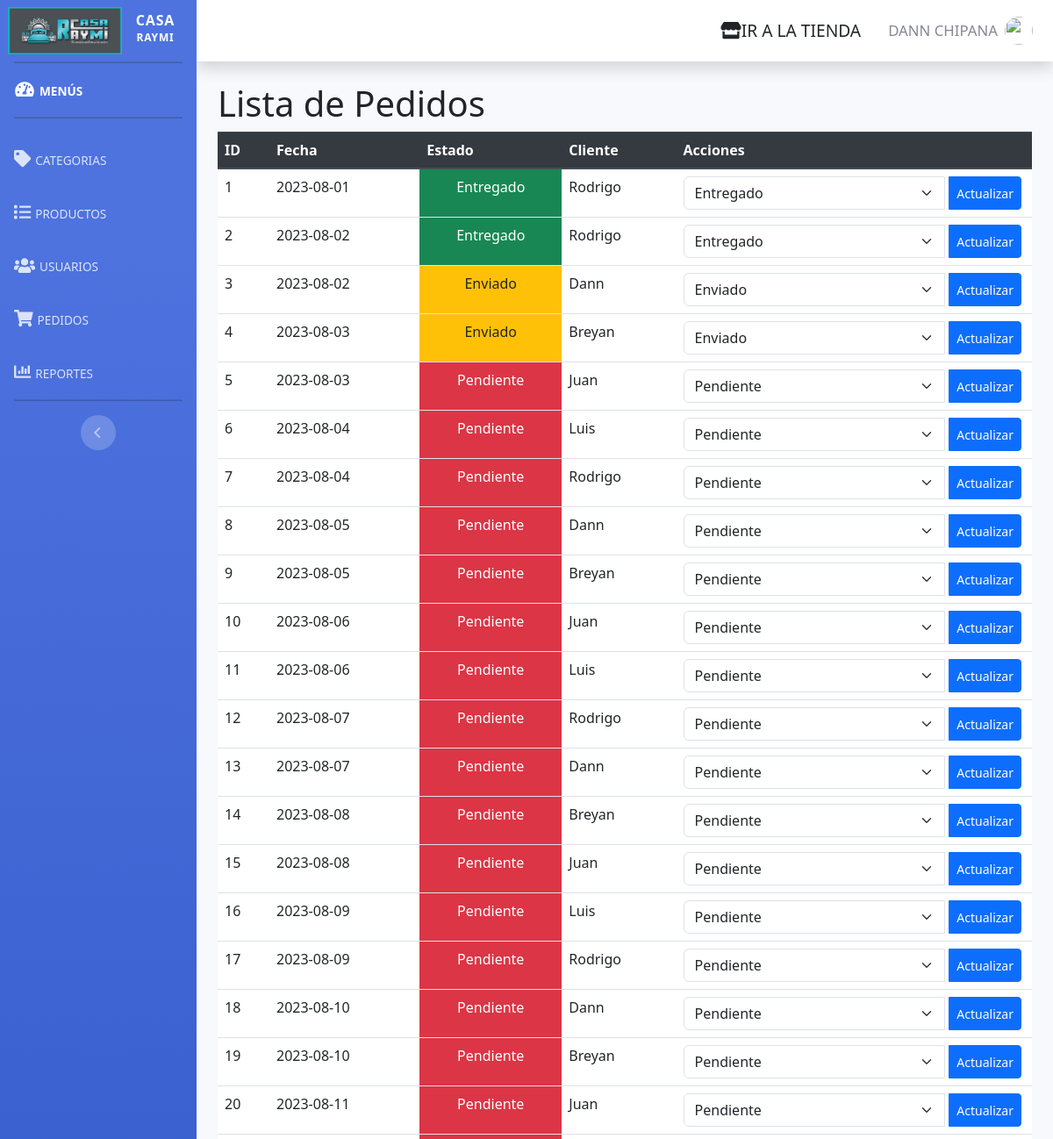
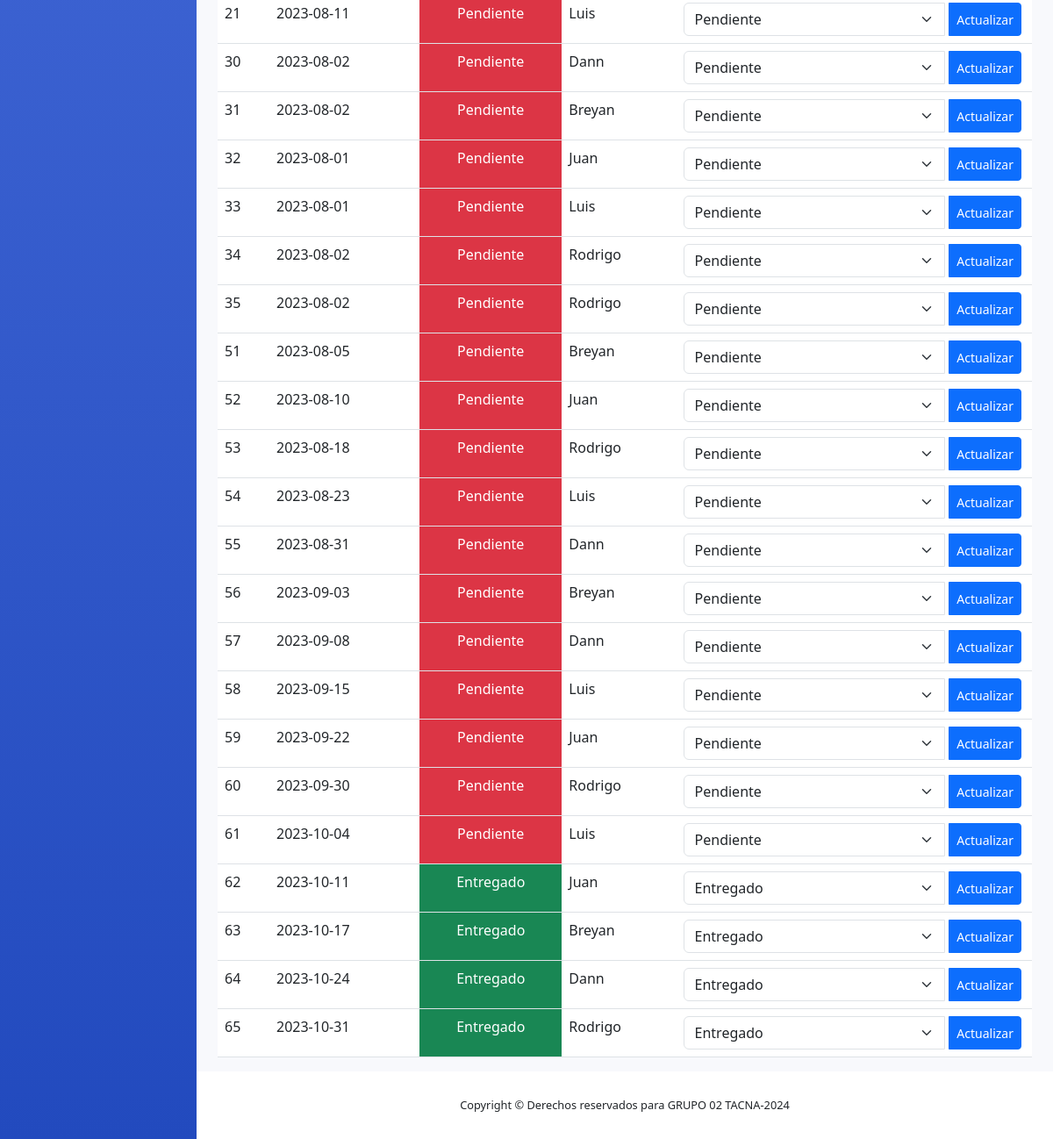
/admin/pedidos.php (signed in), run on the app's committed database (2 pictures, top to bottom).
### tables this page shows
CREATE TABLE `pedidos` (
  `id` int(11) NOT NULL,
  `fecha` date NOT NULL,
  `costo_envio` decimal(12,2) NOT NULL,
  `monto` decimal(12,2) NOT NULL,
  `estado` varchar(20) NOT NULL DEFAULT '''Pendiente''',
  `tipo_pago` int(11) NOT NULL DEFAULT 1,
  `id_cliente` int(11) NOT NULL
);

CREATE TABLE `clientes` (
  `id` int(11) NOT NULL,
  `nombre` varchar(50) NOT NULL,
  `apellido` varchar(50) NOT NULL,
  `correo_electronico` varchar(100) NOT NULL,
  `telefono` varchar(15) NOT NULL,
  `direccion` varchar(200) NOT NULL
);

### admin/pedidos.php (the view, shortened to what this page needs)
<?php
require_once "../config/conexion.php";
if (isset($_POST['pedido_id']) && isset($_POST['estado_pedido'])) {
    $pedido_id = $_POST['pedido_id'];
    $estado_pedido = $_POST['estado_pedido'];
    $query = "UPDATE pedidos SET estado = '$estado_pedido' WHERE id = $pedido_id";
    $result = mysqli_query($conexion, $query);
    if (!$result) {
        die(mysqli_error($conexion));
    }
    header('Location:?action=list');
}
else{
    $query = "SELECT p.id, p.fecha, p.estado, c.nombre AS nombre_cliente FROM pedidos p INNER JOIN clientes c ON c.id = p.id_cliente";
    $result = mysqli_query($conexion, $query);
}
if ($result instanceof mysqli_result) {
    $pedidos = mysqli_fetch_all($result, MYSQLI_ASSOC);
} else {
    die("Error en la consulta: " . mysqli_error($conexion));
}
include("includes/header.php");
?>
<!DOCTYPE html>
<html lang="en">
<head>
    <link rel="stylesheet" href="assets/css/styles.css">
    <link rel="stylesheet" href="assets/css/estilos.css">
    <link rel="stylesheet" href="https://maxcdn.bootstrapcdn.com/bootstrap/4.5.2/css/bootstrap.min.css">
    <link href="https://cdn.jsdelivr.net/npm/bootstrap@5.3.0-alpha1/dist/css/bootstrap.min.css" rel="stylesheet">
</head>
<body>
    <div class="container mt-4">
        <h1>Lista de Pedidos</h1>
        <table class="table table-hover">
            <thead class="thead-dark">
                <tr>
                    <th>ID</th>
                    <th>Fecha</th>
                    <th>Estado</th>
                    <th>Cliente</th>
                    <th>Acciones</th>
                </tr>
            </thead>
        <tbody>
            <?php foreach ($pedidos as $pedido) { ?>
                <tr>
                    <td><?php echo $pedido['id']; ?></td>
                    <td><?php echo $pedido['fecha']; ?></td>
                    <td class="text-center <?php
                        if ($pedido['estado'] == 'Entregado') {
                            echo 'bg-success text-white';
                        } elseif ($pedido['estado'] == 'Pendiente') {
                            echo 'bg-danger text-white';
                        } elseif ($pedido['estado'] == 'Enviado') {
                            echo 'bg-warning text-dark';
                        }
                        ?>">
                        <?php echo $pedido['estado']; ?>
                    </td>
                    <td><?php echo $pedido['nombre_cliente']; ?></td>
                    <td>
                        <form action="pedidos.php" method="POST">
                            <div class="input-group">
                                <select name="estado_pedido" class="form-select">
                                    <option value="Pendiente" <?php if ($pedido['estado'] == 'Pendiente') echo 'selected'; ?>>Pendiente</option>
                                    <option value="Enviado" <?php if ($pedido['estado'] == 'Enviado') echo 'selected'; ?>>Enviado</option>
                                    <option value="Entregado" <?php if ($pedido['estado'] == 'Entregado') echo 'selected'; ?>>Entregado</option>
                                </select>
                                <button type="submit" class="btn btn-primary btn-sm mx-1"><i class="bi bi-pencil"></i> Actualizar</button>
                            </div>
                        </form>
                    </td>
                </tr>
            <?php } ?>
        </tbody>
    </table>
</body>
<?php include("includes/footer.php"); ?>
</html>

### admin/includes/header.php (shortened to what this page needs)
<!DOCTYPE html>
<html lang="en">
<head>
    <link href="../assets/css/estilos.css" rel="stylesheet">
    <link href="../assets/css/sb-admin-2.min.css" rel="stylesheet">
    <link href="https://cdnjs.cloudflare.com/ajax/libs/font-awesome/6.0.0-beta3/css/all.min.css" rel="stylesheet">
</head>
<body id="page-top">
    <div id="wrapper">
        <ul class="navbar-nav bg-gradient-primary sidebar sidebar-dark accordion" id="accordionSidebar">
            <a class="sidebar-brand d-flex align-items-center justify-content-center" href="index.html">
            <div class="sidebar-brand-icon">
                <img class="logo-img" src="../assets/img/logo1.png">
            </div>
            <div class="sidebar-brand-text mx-3">Casa <sup>Raymi</sup></div>
            </a>
            <hr class="sidebar-divider my-0">
            <li class="nav-item active">
                <a class="nav-link" href="index.html">
                    <i class="fas fa-fw fa-tachometer-alt"></i>
                    <span>Menús</span></a>
            </li>
            <hr class="sidebar-divider">
            <li class="nav-item">
                <a class="nav-link" href="categorias.php">
                    <i class="fas fa-tag"></i>
                    <span>Categorias</span></a>
            </li>
            <li class="nav-item">
                <a class="nav-link" href="productos.php">
                    <i class="fas fa-list"></i>
                    <span>Productos</span></a>
            </li>
            <li class="nav-item">
                <a class="nav-link" href="usuarios.php">
                    <i class="fas fa-users"></i>
                    <span>Usuarios</span></a>
            </li>
            <li class="nav-item">
                <a class="nav-link" href="pedidos.php">
                    <i class="fas fa-shopping-cart"></i>
                    <span>Pedidos</span></a>
            </li>
            <li class="nav-item">
                <a class="nav-link" href="reportes.php">
                    <i class="fas fa-chart-bar"></i>
                    <span>Reportes</span></a>
            </li>
            <hr class="sidebar-divider d-none d-md-block">
            <div class="text-center d-none d-md-inline">
                <button class="rounded-circle border-0" id="sidebarToggle"></button>
            </div>
        </ul>
        <div id="content-wrapper" class="d-flex flex-column">
            <div id="content">
                <nav class="navbar navbar-expand navbar-light bg-white topbar mb-4 static-top shadow">
                    <ul class="navbar-nav ml-auto">
                        <li class="nav-item">
                            <a class="nav-link text-dark" href="../index.php">
                                <i class="fas fa-store"></i>
                                <span>Ir a la tienda</span>
                            </a>
                        </li>
                        <li class="nav-item dropdown no-arrow">
                            <a class="nav-link dropdown-toggle" href="#" id="userDropdown" role="button" data-toggle="dropdown" aria-haspopup="true" aria-expanded="false">
                                <span class="mr-2 d-none d-lg-inline text-gray-600 small"><?php echo $_SESSION['nombre']; ?></span>
                                <img class="img-profile rounded-circle" src="https://source.unsplash.com/QAB-WJcbgJk/60x60">
                            </a>
                        </li>
                    </ul>
                </nav>
                <div class="container-fluid">

### admin/includes/footer.php (shortened to what this page needs)
</div>
</div>
<footer class="sticky-footer bg-white">
    <div class="container my-auto">
        <div class="copyright text-center my-auto">
            <span>Copyright &copy; Derechos reservados para GRUPO 02      TACNA-2024</span>
        </div>
    </div>
</footer>
</div>
</div>
</body>
</html>

### assets/css/estilos.css (style rules this page uses)
.logo-img { max-width: 130px; height: auto; }
.navbar { background-color: #ffffff; padding: 10px 20px; margin: 0; padding: 0; width: 100%; }
.navbar-nav .nav-item { margin-right: 15px; }
.navbar-nav .nav-link { font-size: 1.2rem; color: #fff; text-transform: uppercase; transition: 0.3s; }
.navbar-nav .nav-item.active .nav-link { font-weight: bold; }
footer { background-color: #ffffff; padding: 20px 0; }

### data on the page
pedidos: id "1", fecha "2023-08-01", estado "Entregado", id_cliente.nombre "Rodrigo", estado_pedido "Entregado"
pedidos: id "2", fecha "2023-08-02", estado "Entregado", id_cliente.nombre "Rodrigo", estado_pedido "Entregado"
pedidos: id "3", fecha "2023-08-02", estado "Enviado", id_cliente.nombre "Dann", estado_pedido "Enviado"
pedidos: id "4", fecha "2023-08-03", estado "Enviado", id_cliente.nombre "Breyan", estado_pedido "Enviado"
pedidos: id "5", fecha "2023-08-03", estado "Pendiente", id_cliente.nombre "Juan", estado_pedido "Pendiente"
pedidos: id "6", fecha "2023-08-04", estado "Pendiente", id_cliente.nombre "Luis", estado_pedido "Pendiente"
pedidos: id "7", fecha "2023-08-04", estado "Pendiente", id_cliente.nombre "Rodrigo", estado_pedido "Pendiente"
pedidos: id "8", fecha "2023-08-05", estado "Pendiente", id_cliente.nombre "Dann", estado_pedido "Pendiente"
pedidos: id "9", fecha "2023-08-05", estado "Pendiente", id_cliente.nombre "Breyan", estado_pedido "Pendiente"
pedidos: id "10", fecha "2023-08-06", estado "Pendiente", id_cliente.nombre "Juan", estado_pedido "Pendiente"
pedidos: id "11", fecha "2023-08-06", estado "Pendiente", id_cliente.nombre "Luis", estado_pedido "Pendiente"
pedidos: id "12", fecha "2023-08-07", estado "Pendiente", id_cliente.nombre "Rodrigo", estado_pedido "Pendiente"
pedidos: id "13", fecha "2023-08-07", estado "Pendiente", id_cliente.nombre "Dann", estado_pedido "Pendiente"
pedidos: id "14", fecha "2023-08-08", estado "Pendiente", id_cliente.nombre "Breyan", estado_pedido "Pendiente"
pedidos: id "15", fecha "2023-08-08", estado "Pendiente", id_cliente.nombre "Juan", estado_pedido "Pendiente"
pedidos: id "16", fecha "2023-08-09", estado "Pendiente", id_cliente.nombre "Luis", estado_pedido "Pendiente"
pedidos: id "17", fecha "2023-08-09", estado "Pendiente", id_cliente.nombre "Rodrigo", estado_pedido "Pendiente"
pedidos: id "18", fecha "2023-08-10", estado "Pendiente", id_cliente.nombre "Dann", estado_pedido "Pendiente"
pedidos: id "19", fecha "2023-08-10", estado "Pendiente", id_cliente.nombre "Breyan", estado_pedido "Pendiente"
pedidos: id "20", fecha "2023-08-11", estado "Pendiente", id_cliente.nombre "Juan", estado_pedido "Pendiente"
pedidos: id "21", fecha "2023-08-11", estado "Pendiente", id_cliente.nombre "Luis", estado_pedido "Pendiente"
pedidos: id "30", fecha "2023-08-02", estado "Pendiente", id_cliente.nombre "Dann", estado_pedido "Pendiente"
pedidos: id "31", fecha "2023-08-02", estado "Pendiente", id_cliente.nombre "Breyan", estado_pedido "Pendiente"
pedidos: id "32", fecha "2023-08-01", estado "Pendiente", id_cliente.nombre "Juan", estado_pedido "Pendiente"
pedidos: id "33", fecha "2023-08-01", estado "Pendiente", id_cliente.nombre "Luis", estado_pedido "Pendiente"
pedidos: id "34", fecha "2023-08-02", estado "Pendiente", id_cliente.nombre "Rodrigo", estado_pedido "Pendiente"
pedidos: id "35", fecha "2023-08-02", estado "Pendiente", id_cliente.nombre "Rodrigo", estado_pedido "Pendiente"
pedidos: id "51", fecha "2023-08-05", estado "Pendiente", id_cliente.nombre "Breyan", estado_pedido "Pendiente"
pedidos: id "52", fecha "2023-08-10", estado "Pendiente", id_cliente.nombre "Juan", estado_pedido "Pendiente"
pedidos: id "53", fecha "2023-08-18", estado "Pendiente", id_cliente.nombre "Rodrigo", estado_pedido "Pendiente"
pedidos: id "54", fecha "2023-08-23", estado "Pendiente", id_cliente.nombre "Luis", estado_pedido "Pendiente"
pedidos: id "55", fecha "2023-08-31", estado "Pendiente", id_cliente.nombre "Dann", estado_pedido "Pendiente"
pedidos: id "56", fecha "2023-09-03", estado "Pendiente", id_cliente.nombre "Breyan", estado_pedido "Pendiente"
pedidos: id "57", fecha "2023-09-08", estado "Pendiente", id_cliente.nombre "Dann", estado_pedido "Pendiente"
pedidos: id "58", fecha "2023-09-15", estado "Pendiente", id_cliente.nombre "Luis", estado_pedido "Pendiente"
pedidos: id "59", fecha "2023-09-22", estado "Pendiente", id_cliente.nombre "Juan", estado_pedido "Pendiente"
pedidos: id "60", fecha "2023-09-30", estado "Pendiente", id_cliente.nombre "Rodrigo", estado_pedido "Pendiente"
pedidos: id "61", fecha "2023-10-04", estado "Pendiente", id_cliente.nombre "Luis", estado_pedido "Pendiente"
pedidos: id "62", fecha "2023-10-11", estado "Entregado", id_cliente.nombre "Juan", estado_pedido "Entregado"
pedidos: id "63", fecha "2023-10-17", estado "Entregado", id_cliente.nombre "Breyan", estado_pedido "Entregado"
pedidos: id "64", fecha "2023-10-24", estado "Entregado", id_cliente.nombre "Dann", estado_pedido "Entregado"
pedidos: id "65", fecha "2023-10-31", estado "Entregado", id_cliente.nombre "Rodrigo", estado_pedido "Entregado"

### other printed values
$_SESSION['nombre'] "DANN CHIPANA"
